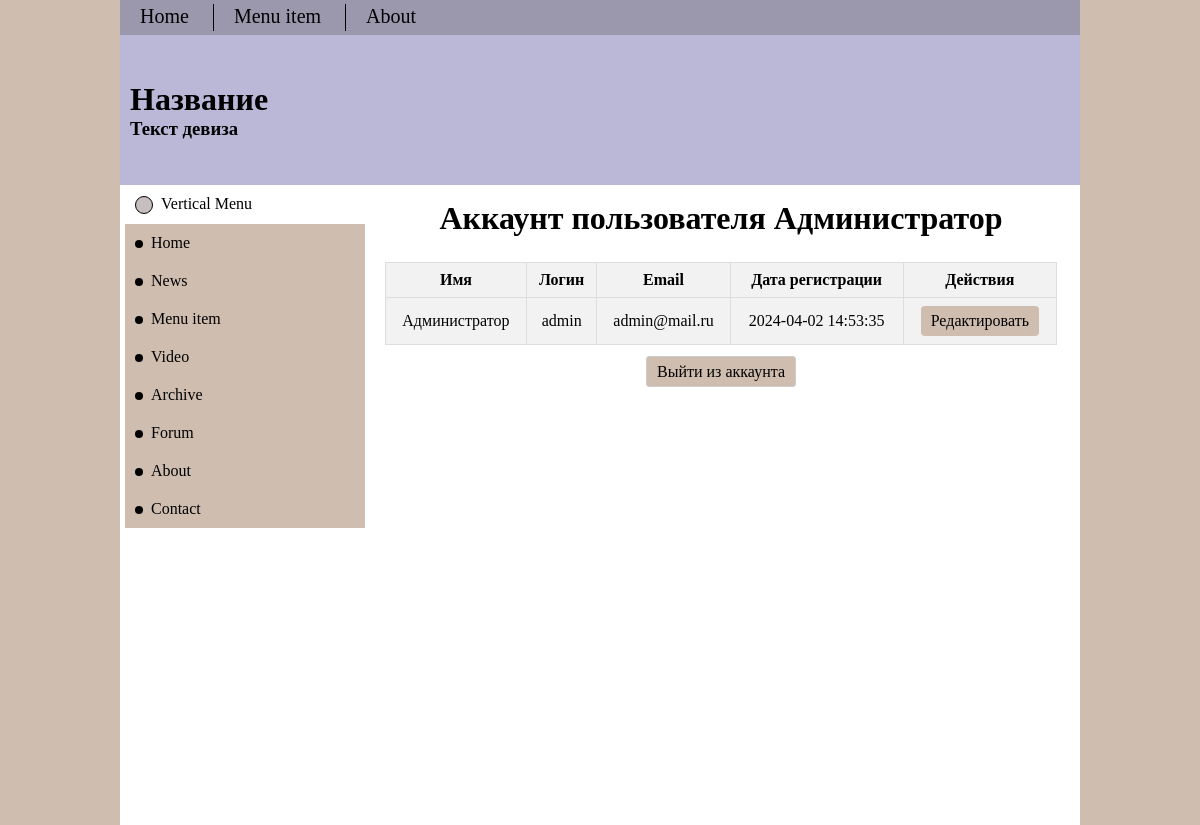
Page /user_menu.php (signed in) on the committed database.
### tables this page shows
CREATE TABLE `users` (
  `id` int UNSIGNED NOT NULL,
  `name` varchar(50) NOT NULL,
  `login` varchar(50) NOT NULL,
  `password` varchar(32) NOT NULL,
  `mail` varchar(70) NOT NULL,
  `registration_date` timestamp NOT NULL DEFAULT CURRENT_TIMESTAMP,
  `role` tinyint(1) NOT NULL DEFAULT '0'
);

### user_menu.php (the view, shortened to what this page needs)
<?php
    require "header.php";
    if(isset($_SESSION['login'])) {
        $username = $_SESSION['name'];
        $mysql = new mysqli('localhost', 'root', '', 'lab7');
        $stmt = $mysql->prepare("SELECT * FROM `users` WHERE `name` = ?");
        $stmt->bind_param("s", $username);
        $stmt->execute();
        $result = $stmt->get_result();
        echo "<h1>Аккаунт пользователя $username</h1>";
        echo "<table>";
        echo "<tr>";
        echo "<th>Имя</th>";
        echo "<th>Логин</th>";
        echo "<th>Email</th>";
        echo "<th>Дата регистрации</th>";
        echo "<th>Действия</th>";
        echo "</tr>";
        $user = $result->fetch_assoc();
        echo "<tr>";
        echo "<td>".$user['name']."</td>";
        echo "<td>".$user['login']."</td>";
        echo "<td>".$user['mail']."</td>";
        echo "<td>".$user['registration_date']."</td>";
        echo "<td>
                <a href='user_edit.php?id=".$user['id']."' class='edit-btn'>Редактировать</a>
            </td>";
        echo "</tr>";
        echo "</table>";
        echo "<br>";
        echo "<a href='exit.php' class='jump_button'>Выйти из аккаунта</a>";
    }
        else {
            echo "<h1>Ошибка: Пользователь не аутентифицирован</h1>";
            echo "<a href='login_to_site.php' class='jump_button'>Вернуться на страницу ввода</a>";
        }
    require "footer.php";

### CSS/lab2.css (style rules this page uses)
* { margin: 0; padding: 0; }
body { background: #cfbdaf; font-family: Calibri; }
a { text-decoration: none; color: black; }
#content h1,h5,p { padding: 5px 0; }
th, td { border: 1px solid black; }
.jump_button { width: 100%; padding: 10px; background-color: #cfbdaf; color: rgb(0, 0, 0); margin-bottom: 10px; border: 1px solid #ccc; border-radius: 4px; box-sizing: border-box; padding: 6px 10px; text-align: center; }
.delete-btn, .edit-btn { background-color: #cfbdaf; color: black; border: none; border-radius: 4px; padding: 6px 10px; text-align: center; text-decoration: none; display: inline-block; cursor: pointer; }
table { width: 100%; border-collapse: collapse; margin-top: 20px; text-align: center; }
th, td { padding: 8px; border: 1px solid #ddd; }
th { background-color: #f2f2f2; font-weight: bold; }
tr:nth-child(even) { background-color: #f2f2f2; }

### rows in the picture
users: name "Администратор", login "admin", mail "admin@mail.ru", registration_date "2024-04-02 14:53:35"

### other values in the picture
$username "Администратор"
